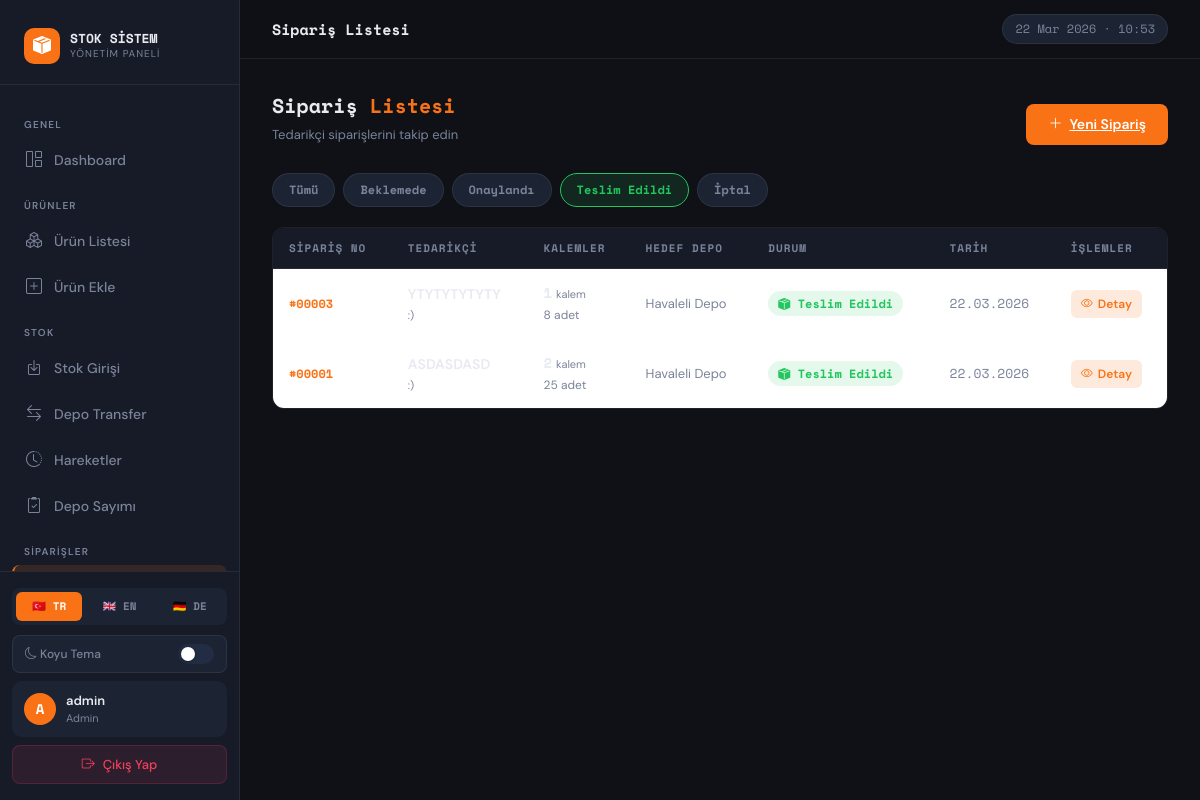
/siparisler.php?durum=teslim_edildi (signed in), run on the app's committed database.
### tables this page shows
CREATE TABLE `siparisler` (
  `id` int(11) NOT NULL,
  `tedarikci` varchar(200) NOT NULL,
  `depo_id` int(11) DEFAULT NULL,
  `hedef_depo_adi` varchar(200) DEFAULT '',
  `notlar` text DEFAULT NULL,
  `durum` enum('beklemede','onaylandi','teslim_edildi','iptal') NOT NULL DEFAULT 'beklemede',
  `kullanici_id` int(11) DEFAULT NULL,
  `olusturma_tarihi` datetime NOT NULL DEFAULT current_timestamp()
);

### lang.php (called while the page is built, shortened)
<?php
$lang = $_SESSION['lang'] ?? 'tr';
$T = $translations[$lang] ?? $translations['tr'];

### siparisler.php (the view, shortened to what this page needs)
<?php
include "db.php";
include "header.php";
$filtre_durum = $_GET['durum'] ?? '';
$filtre_where = $filtre_durum ? "WHERE s.durum='" . $baglanti->real_escape_string($filtre_durum) . "'" : '';
$sorgu = $baglanti->query("
    SELECT s.*, u.username AS kullanici_adi,
           COUNT(k.id) AS kalem_sayisi,
           SUM(k.miktar) AS toplam_miktar
    FROM siparisler s
    LEFT JOIN users u ON s.kullanici_id = u.id
    LEFT JOIN siparis_kalemleri k ON k.siparis_id = s.id
    $filtre_where
    GROUP BY s.id
    ORDER BY s.olusturma_tarihi DESC
");
?>
<div style="margin-bottom:28px;display:flex;align-items:flex-end;justify-content:space-between;flex-wrap:wrap;gap:12px">
  <div>
    <div class="page-heading"><?= $T['order_list_h1'] ?> <span><?= $T['order_list_h2'] ?></span></div>
    <div class="page-subheading"><?= $T['order_list_sub'] ?></div>
  </div>
  <a href="siparis_ekle.php" class="btn-accent">
    <i class="bi bi-plus-lg"></i> <?= $T['btn_new_order'] ?>
  </a>
</div>
<div style="display:flex;gap:8px;margin-bottom:20px;flex-wrap:wrap">
  <?php
  $durumlar = [
    ''              => ['label' => $T['filter_all'],       'color' => 'var(--text-muted)', 'bg' => 'var(--bg-card)'],
    'beklemede'     => ['label' => $T['status_pending'],   'color' => 'var(--warning)',    'bg' => 'rgba(250,204,21,0.12)'],
    'onaylandi'     => ['label' => $T['status_approved'],  'color' => 'var(--info)',       'bg' => 'rgba(56,189,248,0.12)'],
    'teslim_edildi' => ['label' => $T['status_delivered'], 'color' => 'var(--success)',    'bg' => 'rgba(34,197,94,0.12)'],
    'iptal'         => ['label' => $T['status_cancelled'], 'color' => 'var(--danger)',     'bg' => 'rgba(244,63,94,0.12)'],
  ];
  foreach($durumlar as $kod => $d):
    $aktif = ($filtre_durum === $kod);
  ?>
  <a href="siparisler.php<?= $kod ? '?durum='.$kod : '' ?>"
     style="padding:7px 16px;border-radius:20px;font-size:12px;font-weight:700;text-decoration:none;
            font-family:'Space Mono',monospace;border:1px solid var(--border);transition:all .15s;
            background:<?= $aktif ? $d['bg'] : 'var(--bg-card)' ?>;
            color:<?= $aktif ? $d['color'] : 'var(--text-muted)' ?>;
            border-color:<?= $aktif ? $d['color'] : 'var(--border)' ?>">
    <?= $d['label'] ?>
  </a>
  <?php endforeach; ?>
</div>
<div class="table-wrapper">
  <table class="table">
    <thead>
      <tr>
        <th><?= $T['col_order_no'] ?></th>
        <th><?= $T['col_supplier'] ?></th>
        <th><?= $T['col_items'] ?></th>
        <th><?= $T['col_dest_depot'] ?></th>
        <th><?= $T['col_status'] ?></th>
        <th><?= $T['col_date'] ?></th>
        <th><?= $T['col_actions'] ?></th>
      </tr>
    </thead>
    <tbody>
      <?php if($sorgu->num_rows === 0): ?>
      <tr>
        <td colspan="7" style="text-align:center;padding:40px;color:var(--text-muted)">
          <i class="bi bi-inbox" style="font-size:28px;display:block;margin-bottom:8px;opacity:.4"></i>
          <?= $T['no_orders'] ?>
        </td>
      </tr>
      <?php else: while($row = $sorgu->fetch_assoc()): ?>
      <tr>
        <td>
          <a href="siparis_detay.php?id=<?= $row['id'] ?>" style="text-decoration:none">
            <span style="font-family:'Space Mono',monospace;font-size:12px;font-weight:700;color:var(--accent)">
              #<?= str_pad($row['id'],5,'0',STR_PAD_LEFT) ?>
            </span>
          </a>
        </td>
        <td>
          <div style="font-weight:600;font-size:14px"><?= htmlspecialchars($row['tedarikci']) ?></div>
          <?php if($row['notlar']): ?>
          <div style="font-size:11px;color:var(--text-muted);margin-top:2px;max-width:180px;white-space:nowrap;overflow:hidden;text-overflow:ellipsis">
            <?= htmlspecialchars($row['notlar']) ?>
          </div>
          <?php endif; ?>
        </td>
        <td>
          <span style="font-family:'Space Mono',monospace;font-weight:700"><?= $row['kalem_sayisi'] ?></span>
          <span style="font-size:11px;color:var(--text-muted)"> <?= $T['unit_items'] ?></span>
          <br>
          <span style="font-size:12px;color:var(--text-muted)"><?= number_format($row['toplam_miktar'] ?? 0) ?> <?= $T['unit'] ?></span>
        </td>
        <td style="font-size:13px;color:var(--text-muted)"><?= htmlspecialchars($row['hedef_depo_adi'] ?? '-') ?></td>
        <td>
          <?php
          $durum_map = [
            'beklemede'     => ['badge' => 'warning', 'icon' => 'bi-clock',          'label' => $T['status_pending']],
            'onaylandi'     => ['badge' => 'info',    'icon' => 'bi-check-circle',   'label' => $T['status_approved']],
            'teslim_edildi' => ['badge' => 'success', 'icon' => 'bi-box-seam-fill',  'label' => $T['status_delivered']],
            'iptal'         => ['badge' => 'danger',  'icon' => 'bi-x-circle',       'label' => $T['status_cancelled']],
          ];
          $d = $durum_map[$row['durum']] ?? $durum_map['beklemede'];
          $colors = ['warning'=>'var(--warning)','info'=>'var(--info)','success'=>'var(--success)','danger'=>'var(--danger)'];
          $bgs    = ['warning'=>'rgba(250,204,21,0.12)','info'=>'rgba(56,189,248,0.12)','success'=>'rgba(34,197,94,0.12)','danger'=>'rgba(244,63,94,0.12)'];
          $c  = $colors[$d['badge']];
          $bg = $bgs[$d['badge']];
          ?>
          <span style="background:<?= $bg ?>;color:<?= $c ?>;padding:4px 10px;border-radius:20px;font-size:12px;font-weight:600;font-family:'Space Mono',monospace;white-space:nowrap">
            <i class="bi <?= $d['icon'] ?>"></i> <?= $d['label'] ?>
          </span>
        </td>
        <td style="font-size:13px;color:var(--text-muted);font-family:'Space Mono',monospace">
          <?= date('d.m.Y', strtotime($row['olusturma_tarihi'])) ?>
        </td>
        <td>
          <div style="display:flex;gap:6px;align-items:center">
            <a href="siparis_detay.php?id=<?= $row['id'] ?>"
               style="display:inline-flex;align-items:center;padding:5px 10px;background:var(--accent-dim);color:var(--accent);border-radius:6px;font-size:12px;font-weight:600;text-decoration:none;gap:5px">
              <i class="bi bi-eye"></i> <?= $T['btn_view'] ?>
            </a>
          </div>
        </td>
      </tr>
      <?php endwhile; endif; ?>
    </tbody>
  </table>
</div>
<?php include "footer.php"; ?>

### header.php (style rules this page uses)
:root { --bg-primary:#0f1117;--bg-secondary:#161b27;--bg-card:#1c2333;--bg-hover:#222c42;--accent:#f97316;--accent-dim:rgba(249,115,22,0.15);--accent-glow:rgba(249,115,22,0.4);--text-primary:#e8eaf0;--text-muted:#7a8399;--border:rgba(255,255,255,0.07);--success:#22c55e;--info:#38bdf8;--warning:#facc15;--danger:#f43f5e;--sidebar-width:240px; }
* { box-sizing:border-box;margin:0;padding:0; }
html,body { height:100%;background:var(--bg-primary);color:var(--text-primary);font-family:'DM Sans',sans-serif; }
.page-heading { font-family:'Space Mono',monospace;font-size:20px;font-weight:700;color:var(--text-primary);margin-bottom:4px; }
.page-heading span { color:var(--accent); }
.page-subheading { font-size:13px;color:var(--text-muted); }
.table { color:var(--text-primary);border-color:var(--border);margin:0; }
.table thead th { background:var(--bg-secondary);color:var(--text-muted);font-size:11px;font-weight:600;text-transform:uppercase;letter-spacing:1px;border-bottom:1px solid var(--border);padding:12px 16px;font-family:'Space Mono',monospace; }
.table tbody td { border-bottom:1px solid var(--border);padding:13px 16px;font-size:14px;vertical-align:middle;color:var(--text-primary); }
.table tbody tr { transition:background .1s; }
.table tbody tr:last-child td { border-bottom:none; }
.table-wrapper { border-radius:12px;overflow:hidden;border:1px solid var(--border); }
.btn-accent { background:var(--accent);color:#fff;border:none;padding:10px 22px;border-radius:8px;font-size:14px;font-weight:600;cursor:pointer;transition:all .15s;display:inline-flex;align-items:center;gap:7px; }

### data on the page
siparisler: id "00003", tedarikci "YTYTYTYTYTY", notlar ":)", kalem_sayisi "1", toplam_miktar "8", hedef_depo_adi "Havaleli Depo", durum "Teslim Edildi", olusturma_tarihi "22.03.2026"
siparisler: id "00001", tedarikci "ASDASDASD", notlar ":)", kalem_sayisi "2", toplam_miktar "25", hedef_depo_adi "Havaleli Depo", durum "Teslim Edildi", olusturma_tarihi "22.03.2026"

### other printed values
$T['brand_sub'] "YÖNETIM PANELI"
$T['nav_general'] "GENEL"
$T['nav_dashboard'] "Dashboard"
$T['nav_products'] "ÜRÜNLER"
$T['nav_list'] "Ürün Listesi"
$T['nav_add'] "Ürün Ekle"
$T['nav_stock'] "STOK"
$T['nav_entry'] "Stok Girişi"
$T['nav_transfer'] "Depo Transfer"
$T['nav_movements'] "Hareketler"
$T['nav_count'] "Depo Sayımı"
$T['nav_orders'] "SIPARIŞLER"
$label "🇹🇷 TR"
$label "🇬🇧 EN"
$label "🇩🇪 DE"
